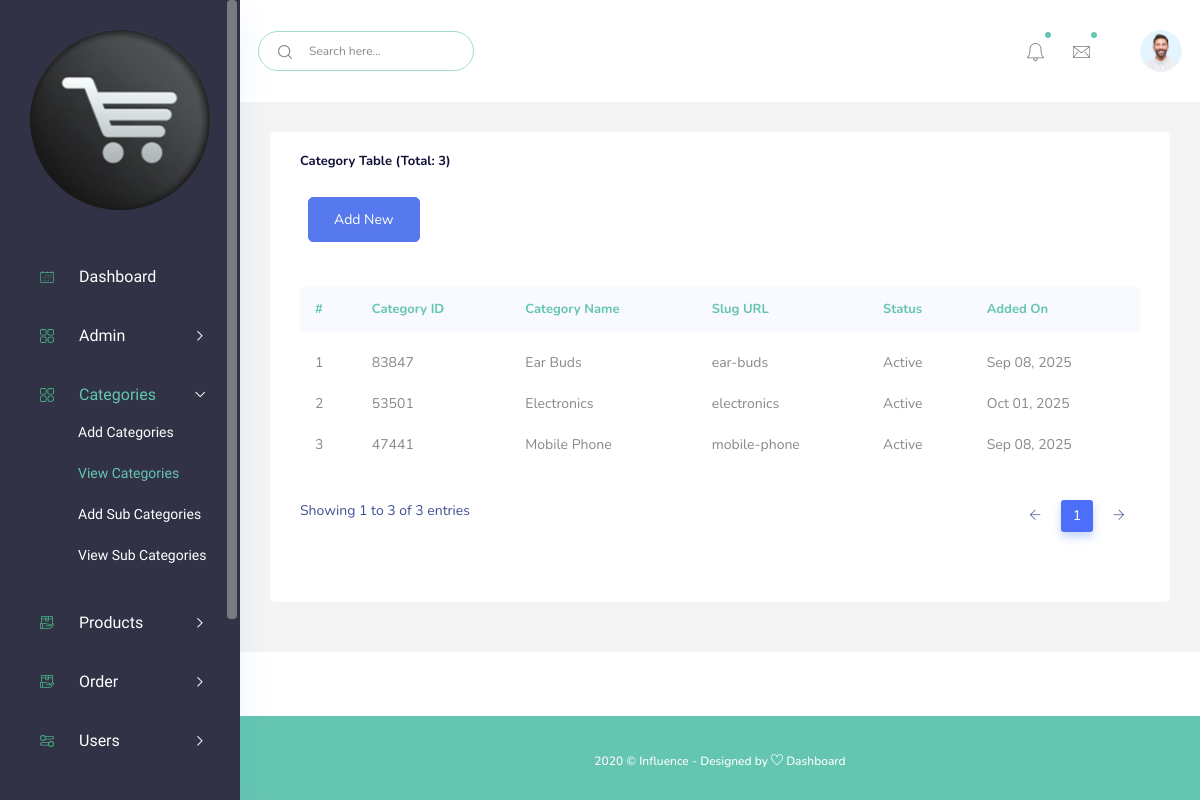
/admin/view-categories.php, run on the app's committed database.
### tables this page shows
CREATE TABLE `ec_categories` (
  `id` int(11) NOT NULL,
  `cate_id` int(10) DEFAULT NULL,
  `cate_name` varchar(255) DEFAULT NULL,
  `meta_title` varchar(500) DEFAULT NULL,
  `meta_desc` varchar(500) DEFAULT NULL,
  `meta_key` varchar(50) DEFAULT NULL,
  `slug_url` varchar(255) DEFAULT NULL,
  `status` int(5) DEFAULT NULL,
  `added_on` varchar(30) DEFAULT NULL
);

### admin/view-categories.php (the view, shortened to what this page needs)
<?php
      include("include/header.php");
      $items_per_page = 4;
      $page = isset($_GET['page']) ? (int)$_GET['page'] : 1;
      $page = max(1, $page);
      $offset = ($page - 1) * $items_per_page;
      $total_query = mysqli_query($connect, "SELECT COUNT(*) as total FROM ec_categories");
      $total_row = mysqli_fetch_assoc($total_query);
      $total_items = $total_row['total'];
      $sql = "SELECT * FROM ec_categories ORDER BY cate_name ASC LIMIT $items_per_page OFFSET $offset";
      $check = mysqli_query($connect, $sql);
?>
<div class="main_content_iner ">
   <div class="container-fluid p-0">
      <div class="row justify-content-center">
         <div class="col-lg-12">
            <div class="white_card card_height_100 mb_30">
               <div class="white_card_header">
                  <div class="box_header m-0">
                     <div class="main-title">
                        <h3 class="m-0">Category Table (Total: <?php echo $total_items; ?>)</h3>
                     </div>
                  </div>
               </div>
               <div class="white_card_body">
                  <div class="QA_section">
                     <div class="white_box_tittle list_header">
                        <div class="box_right d-flex lms_block">
                           <div class="add_button ms-2">
                              <a href="add-categories.php" class="btn_1">Add New</a>
                           </div>
                        </div>
                     </div>
                     <div class="QA_table mb_30">
                        <table class="table lms_table_active ">
                           <thead>
                              <tr>
                                 <th scope="col">#</th>
                                 <th scope="col">Category ID</th>
                                 <th scope="col">Category Name</th>
                                 <th scope="col">Slug URL</th>
                                 <th scope="col">Status</th>
                                 <th scope="col">Added On</th>
                              </tr>
                           </thead>
                           <tbody>
                              <?php
                                    if(mysqli_num_rows($check) > 0) {
                                        $sno = $offset + 1;
                                        while($result = mysqli_fetch_assoc($check))
                                        {
                                           $statusText = ($result['status'] == 1) ? "Active" : "Inactive";
                                           echo " <tr>
                                                    <td>".$sno++."</td>
                                                    <td>".$result['cate_id']."</td>
                                                    <td>".$result['cate_name']."</td>
                                                    <td>".$result['slug_url']."</td>
                                                    <td>".$statusText."</td>
                                                    <td>".$result['added_on']."</td>
                                                 </tr>";
                                        }
                                    } else {
                                        echo "<tr><td colspan='6' class='text-center'>No categories found.</td></tr>";
                                    }
                              ?>
                           </tbody>
                        </table>
                     </div>
                  </div>
               </div>
            </div>
         </div>
      </div>
   </div>
</div>
<?php include("include/footer.php");?>

### data on the page
ec_categories: cate "83847", cate_name "Ear Buds", slug_url "ear-buds", status "Active", added_on "Sep 08, 2025"
ec_categories: cate "53501", cate_name "Electronics", slug_url "electronics", status "Active", added_on "Oct 01, 2025"
ec_categories: cate "47441", cate_name "Mobile Phone", slug_url "mobile-phone", status "Active", added_on "Sep 08, 2025"

### other printed values
$total_items "3"
